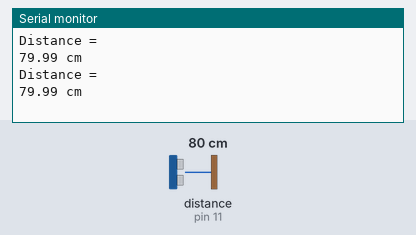
Bench run of a sketch on a simulated Arduino Uno, built with avr-gcc and run on an emulated ATmega328P. Parts: the last lines printed to the serial monitor. The test bench sets the inputs (shaded band); at power-on: distance to the obstacle (sensor on pin 11) 80 cm. The echo pulse lasts 58.3 µs per cm.

Above: at 1.9 s.
2.0 s: distance to the obstacle (sensor on pin 11) set to 4 cm
At 2.9 s:
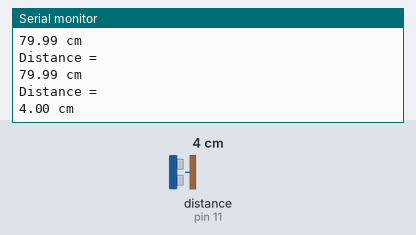
3.5 s: distance to the obstacle (sensor on pin 11) set to 2 cm
At 5.1 s:
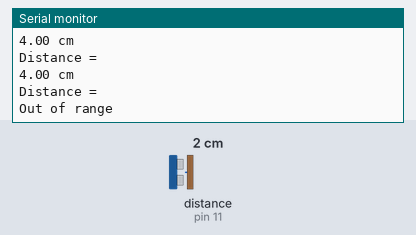

The sketch:

Sensor_accurat.ino
```cpp
#include "NewPing.h"

#define trigpin 12
#define echopin 11
#define MAX_DISTANCE 400

NewPing sonar(trigpin, echopin, MAX_DISTANCE);

float duration, distance;

int iterations = 5;

void setup() {
  Serial.begin(9600);
}

void loop() {
  duration = sonar.ping_median(iterations);
  distance = (duration / 2) *0.0343;
  Serial.println("Distance = ");
  if (distance >= 400 || distance <= 2){
    Serial.println("Out of range");
  }
  else{
    Serial.print(distance);
    Serial.println(" cm");
    delay(500);
  }
  delay(500);
}
```

Measured:
- the behaviour switches between 3 and 2 cm on distance to the obstacle (sensor on pin 11) (found by bisection; images 1 and 2)
- after the input at 2.0 s, the serial monitor: prints a new line after 0.37 s (image 1)
- after the input at 3.5 s, the serial monitor: prints a new line after 1.1 s (image 2)
